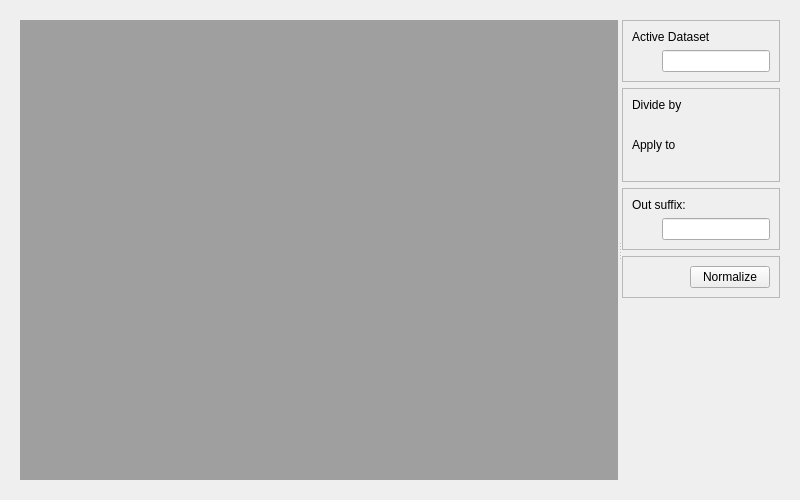
<?xml  version="1.0"  encoding="UTF-8"?>
<ui  version="4.0">
  <class>Form</class>
  <widget  class="QWidget"  name="Form">
    <property  name="geometry">
      <rect>
        <x>0</x>
        <y>0</y>
        <width>800</width>
        <height>500</height>
      </rect>
    </property>
    <property  name="windowTitle">
      <string>Form</string>
    </property>
    

    <layout  class="QVBoxLayout"  name="horizontalLayout">
      <item>
        
        <widget class="QWidget" name="verticalLayoutWidget">
    
    
            <layout  class="QHBoxLayout"  name="horizontalLayout">
            <item>
                <widget  class="QSplitter"  name="splitter">
                <property  name="orientation">
                    <enum>Qt::Horizontal</enum>
                </property>
                
                <widget  class="QWidget"  name="wViewer">
                    <property  name="sizePolicy">
                    <sizepolicy  hsizetype="Preferred"  vsizetype="Preferred">
                        <horstretch>8</horstretch>
                        <verstretch>0</verstretch>
                    </sizepolicy>
                    </property>
                    <layout  class="QVBoxLayout"  name="vlViewer">
                    <item>
                        <widget  class="QMdiArea"  name="mdiArea"/>
                    </item>
                    </layout>
                </widget>
                
                <widget  class="QWidget"  name="wOptions">
                    
                    <property  name="sizePolicy">
                    <sizepolicy  hsizetype="Minimum"  vsizetype="Minimum">
                        <horstretch>1</horstretch>
                        <verstretch>0</verstretch>
                    </sizepolicy>
                    </property>

                    <layout  class="QVBoxLayout"  name="vlOptions">

                    <item>
                        <widget  class="QFrame"  name="wActiveDset">
                        <property  name="frameShape">
                            <enum>QFrame::StyledPanel</enum>
                        </property>
                        <property  name="frameShadow">
                            <enum>QFrame::Raised</enum>
                        </property>
                        <property  name="lineWidth">
                            <number>8</number>
                        </property>
                        
                        
                        <layout  class="QVBoxLayout"  name="vlActiveDset">
                            
                            <item>
                            <widget  class="QLabel"  name="label_activeDset">
                                <property  name="text">
                                <string>Active Dataset</string>
                                </property>
                            </widget>
                            </item>

                            <item>
                            <layout  class="QHBoxLayout"  name="horizontalLayout_5">
                                <item>
                                <spacer  name="horizontalSpacer_5">
                                    <property  name="orientation">
                                    <enum>Qt::Horizontal</enum>
                                    </property>
                                    
                                    <property name="sizeType">
                                        <enum>QSizePolicy::Fixed</enum>
                                    </property>
                                    
                                    <property  name="sizeHint"  stdset="0">
                                    <size>
                                        <width>30</width>
                                        <height>20</height>
                                    </size>
                                    </property>
                                </spacer>
                                </item>
                                <item>
                                    <widget  class="QLineEdit"  name="edit_activeDset">
                                        <property  name="text">
                                        <string> </string>
                                        </property>
                                    </widget>
                                </item>
                            </layout>
                            </item>
                            
                        </layout>
                        </widget>
                    </item>
                        
                    <item>
                        <widget  class="QFrame"  name="wNormalizeOptions">
                        
                        <property  name="frameShape">
                            <enum>QFrame::StyledPanel</enum>
                        </property>
                        <property  name="frameShadow">
                            <enum>QFrame::Raised</enum>
                        </property>
                        <property  name="lineWidth">
                            <number>8</number>
                        </property>
                        
                        <layout  class="QVBoxLayout"  name="vlNormalize">

                            <item>
                            <widget  class="QLabel"  name="label_select">
                                <property  name="text">
                                <string>Divide by</string>
                                </property>
                            </widget>
                            </item>
                            
                            <item>
                            <layout  class="QHBoxLayout"  name="hlDivideBy">
                                <item>
                                <spacer  name="horizontalSpacer_5">
                                    <property  name="orientation">
                                    <enum>Qt::Horizontal</enum>
                                    </property>
                                    
                                    <property name="sizeType">
                                        <enum>QSizePolicy::Fixed</enum>
                                    </property>                                    
                                    
                                    <property  name="sizeHint"  stdset="0">
                                    <size>
                                        <width>30</width>
                                        <height>20</height>
                                    </size>
                                    </property>
                                </spacer>
                                </item>
                                <item>
                                <layout  class="QVBoxLayout"  name="vlComboDivideBy"/>
                                </item>
                            </layout>
                            </item>

                            <item>
                            <widget  class="QLabel"  name="label_select">
                                <property  name="text">
                                <string>Apply to</string>
                                </property>
                            </widget>
                            </item>
                            
                            <item>
                            <layout  class="QHBoxLayout"  name="hlSel">
                                <item>
                                <spacer  name="horizontalSpacer_5">
                                    <property  name="orientation">
                                    <enum>Qt::Horizontal</enum>
                                    </property>
                                    
                                    <property name="sizeType">
                                        <enum>QSizePolicy::Fixed</enum>
                                    </property>                                    
                                    
                                    <property  name="sizeHint"  stdset="0">
                                    <size>
                                        <width>30</width>
                                        <height>20</height>
                                    </size>
                                    </property>
                                </spacer>
                                </item>
                                <item>
                                <layout  class="QVBoxLayout"  name="vlComboSel"/>
                                </item>
                            </layout>
                            </item>
                            
                        </layout>
                        </widget>
                    </item>
                        
        <!--                    <item>
                            <widget  class="QWidget"  name="wSelOptions">
                                <layout  class="QHBoxLayout"  name="hlSelOptions">
                                    <item>
                                    <spacer  name="horizontalSpacer">
                                        <property  name="orientation">
                                        <enum>Qt::Horizontal</enum>
                                        </property>
                                        <property  name="sizeHint"  stdset="0">
                                        <size>
                                            <width>40</width>
                                            <height>20</height>
                                        </size>
                                        </property>
                                    </spacer>
                                    </item>
                                    <item>
                                    <widget  class="QCheckBox"  name="check_all">
                                        <property  name="text">
                                        <string>All</string>
                                        </property>
                                    </widget>
                                    </item>
                                    <item>
                                    <widget  class="QCheckBox"  name="check_inv">
                                        <property  name="text">
                                        <string>Invert</string>
                                        </property>
                                    </widget>
                                    </item>
                                </layout>
                            </widget>
                            </item>-->

                    <item>
                        <widget  class="QFrame"  name="wOutSuffix">
                        <property  name="frameShape">
                            <enum>QFrame::StyledPanel</enum>
                        </property>
                        <property  name="frameShadow">
                            <enum>QFrame::Raised</enum>
                        </property>
                        <property  name="lineWidth">
                            <number>8</number>
                        </property>
                        <layout  class="QVBoxLayout"  name="vlBC">
                            <item>
                            <widget  class="QLabel"  name="label_select2">
                                <property  name="text">
                                <string>Out suffix: </string>
                                </property>
                            </widget>
                            </item>
                            <item>
                            <layout  class="QHBoxLayout"  name="horizontalLayout_6">
                                <item>
                                <spacer  name="horizontalSpacer_6">
                                    <property  name="orientation">
                                    <enum>Qt::Horizontal</enum>
                                    </property>
                                    
                                    <property name="sizeType">
                                        <enum>QSizePolicy::Fixed</enum>
                                    </property>
                                    
                                    <property  name="sizeHint"  stdset="0">
                                    <size>
                                        <width>30</width>
                                        <height>20</height>
                                    </size>
                                    </property>
                                </spacer>
                                </item>
                                <item>
                                    <widget  class="QLineEdit"  name="edit_outSuff">
                                    </widget>
                                </item>
                            </layout>
                            </item>
                        </layout>
                        </widget>
                    </item>

                    <item>
                    <widget  class="QFrame"  name="wNormalize">
                        <property  name="frameShape">
                        <enum>QFrame::StyledPanel</enum>
                        </property>
                        <property  name="frameShadow">
                        <enum>QFrame::Raised</enum>
                        </property>
                        <property  name="lineWidth">
                        <number>8</number>
                        </property>
                        <layout  class="QHBoxLayout"  name="horizontalLayout_8">
                        <item>
                            <spacer  name="horizontalSpacer_8">
                            <property  name="orientation">
                                <enum>Qt::Horizontal</enum>
                            </property>
                            <property  name="sizeHint"  stdset="0">
                                <size>
                                <width>40</width>
                                <height>20</height>
                                </size>
                            </property>
                            </spacer>
                        </item>
                        <item>
                            <widget  class="QPushButton"  name="normalizeBtn">
                            <property  name="text">
                                <string>Normalize</string>
                            </property>
                            </widget>
                        </item>
                        </layout>
                    </widget>
                    </item>
                            
                    <item>
                        <spacer  name="verticalSpacer">
                        <property  name="orientation">
                            <enum>Qt::Vertical</enum>
                        </property>
                        <property  name="sizeHint"  stdset="0">
                            <size>
                            <width>20</width>
                            <height>40</height>
                            </size>
                        </property>
                        </spacer>
                    </item>
                                    

                    </layout>
                </widget>
                </widget>
            </item>
            </layout>
    
        </widget>
      </item>

      </layout>
    
            
  </widget>
  <resources/>
  <connections/>
</ui>
